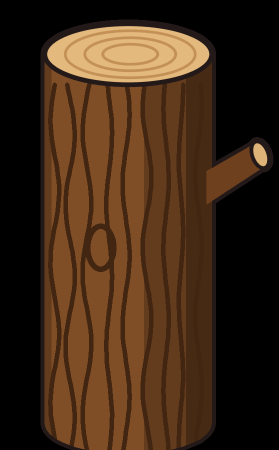
#> input picture assets/log.png, 279 x 450 px
$ python simulate.py out.png
#> lines starting #> are read from the running program, lines starting #| are printed output that depends on the picture; after the words box and inside, x2 and y2 are one past the last pixel; in counts of white or black regions, pixels touching at a corner belong together
### shinobicam/effect_engine.py
"""Kawarimi no Jutsu state machine and compositing (independent of gesture detection)."""
from __future__ import annotations

import logging
import math
from dataclasses import dataclass
from enum import Enum
from pathlib import Path

import cv2
import numpy as np

from .config import LOG_SPRITE_RELPATH, resource_path
from .smoke_renderer import SmokeRenderer

log = logging.getLogger(__name__)


class Phase(str, Enum):
    IDLE = "IDLE"
    SMOKE_IN = "SMOKE_IN"
    SUBSTITUTION = "SUBSTITUTION"
    SMOKE_OUT = "SMOKE_OUT"
    COOLDOWN = "COOLDOWN"


@dataclass
class Timing:
    smoke_in: float = 0.5
    substitution: float = 2.0
    smoke_out: float = 0.5
    cooldown: float = 4.0


@dataclass
class Anchor:
    cloud_center: tuple[float, float]
    cloud_radii: tuple[float, float]
    log_center: tuple[float, float]
    log_height: float


def anchor_for(shape, person_box=None, hands_center=None) -> Anchor:
    """Where to put the cloud and the log: person bbox (from the plate) > hands (seal at chest) > frame center."""
    H, W = shape[:2]
    if person_box is not None:
        x, y, w, h = person_box
        cx = x + w / 2
        return Anchor((cx, y + h / 2), (min(max(0.62 * w, 0.2 * W), 0.6 * W), min(max(0.6 * h, 0.3 * H), 0.65 * H)),
                      (cx, y + 0.62 * h), float(np.clip(0.85 * h, 0.4 * H, 0.85 * H)))
    cx = hands_center[0] if hands_center is not None else W / 2
    torso_y = hands_center[1] + 0.05 * H if hands_center is not None else 0.65 * H
    return Anchor((cx, 0.55 * H), (0.33 * W, 0.55 * H), (cx, min(torso_y, 0.8 * H)), 0.6 * H)


# ---------------------------------------------------------------- sprites

# [61 lines left out: function make_log_sprite, not called in this run]


def load_log_sprite(custom: str = "") -> tuple[np.ndarray, str]:
    """(BGRA sprite, source description). Falls back from custom PNG to bundled asset to procedural."""
    for path in ([Path(custom)] if custom else []) + [resource_path(LOG_SPRITE_RELPATH)]:
        try:
            img = cv2.imdecode(np.fromfile(str(path), np.uint8), cv2.IMREAD_UNCHANGED)  # unicode-safe on Windows
        except (OSError, ValueError):
            img = None
        if img is None or img.ndim != 3 or min(img.shape[:2]) < 8:
            log.warning("sprite tronco non caricabile: %s", path)
            continue
        if img.shape[2] == 3:
            img = np.dstack([img, np.full(img.shape[:2], 255, np.uint8)])
        return img, str(path)
    return make_log_sprite(), "procedurale"


def overlay_rgba(dst: np.ndarray, src: np.ndarray, cx: float, cy: float) -> None:
    """Alpha-blend BGRA `src` centered at (cx, cy) into BGR `dst` in place, clipped to the frame."""
    h, w = src.shape[:2]
    x0, y0 = int(round(cx - w / 2)), int(round(cy - h / 2))
    dx0, dy0 = max(x0, 0), max(y0, 0)
    dx1, dy1 = min(x0 + w, dst.shape[1]), min(y0 + h, dst.shape[0])
    if dx0 >= dx1 or dy0 >= dy1:
        return
    s = src[dy0 - y0:dy1 - y0, dx0 - x0:dx1 - x0]
    a = s[:, :, 3:4].astype(np.float32) / 255.0
    roi = dst[dy0:dy1, dx0:dx1]
    roi[:] = (s[:, :, :3] * a + roi * (1.0 - a)).astype(np.uint8)


def rotate_rgba(img: np.ndarray, angle_deg: float) -> np.ndarray:
    h, w = img.shape[:2]
    m = cv2.getRotationMatrix2D((w / 2, h / 2), angle_deg, 1.0)
    c, s = abs(m[0, 0]), abs(m[0, 1])
    nw, nh = int(h * s + w * c) + 2, int(h * c + w * s) + 2
    m[0, 2] += nw / 2 - w / 2
    m[1, 2] += nh / 2 - h / 2
    return cv2.warpAffine(img, m, (nw, nh), flags=cv2.INTER_LINEAR, borderMode=cv2.BORDER_CONSTANT, borderValue=(0, 0, 0, 0))


# ---------------------------------------------------------------- engine

class EffectEngine:
    """IDLE -> SMOKE_IN -> SUBSTITUTION -> SMOKE_OUT -> COOLDOWN -> IDLE. Times are passed in (testable)."""

    def __init__(self, log_sprite: np.ndarray, timing: Timing | None = None, smoke: SmokeRenderer | None = None):
        self.timing = timing or Timing()
        self.smoke = smoke or SmokeRenderer()
        self.log_sprite = log_sprite
        self.phase = Phase.IDLE
        self.simplified = False      # True when the run had no background plate
        self._t0 = 0.0
        self._anchor: Anchor | None = None
        self._sprite: np.ndarray | None = None
        self._out_burst = False

    # times relative to the trigger
    def _marks(self):
        t = self.timing
        t1 = t.smoke_in
        t2 = t1 + t.substitution
        return t1, t2, t2 + 0.5 * t.smoke_out, t2 + t.smoke_out, t2 + t.smoke_out + t.cooldown

    def trigger(self, now: float, anchor: Anchor) -> bool:
        """Start the jutsu. Ignored (False) unless IDLE: no double activation mid-animation or in cooldown."""
        self.update(now)
        if self.phase is not Phase.IDLE:
            return False
        self._t0, self._anchor, self._out_burst = now, anchor, False
        h = max(int(anchor.log_height), 16)
        sh, sw = self.log_sprite.shape[:2]
        self._sprite = cv2.resize(self.log_sprite, (max(int(sw * h / sh), 8), h), interpolation=cv2.INTER_AREA)
        self.smoke.burst(anchor.cloud_center, anchor.cloud_radii, now, self.timing.smoke_in, 0.9)
        self.phase = Phase.SMOKE_IN
        return True

    def reset(self) -> None:
        self.phase = Phase.IDLE
        self.smoke.clear()

    def update(self, now: float) -> Phase:
        if self.phase is Phase.IDLE:
            return self.phase
        t1, t2, _, t3, t4 = self._marks()
        e = now - self._t0
        if e >= t2 and not self._out_burst:
            self._out_burst = True
            a = self._anchor
            self.smoke.burst(a.cloud_center, a.cloud_radii, self._t0 + t2, 0.5 * self.timing.smoke_out, 0.8)
        self.phase = (Phase.SMOKE_IN if e < t1 else Phase.SUBSTITUTION if e < t2 else
                      Phase.SMOKE_OUT if e < t3 else Phase.COOLDOWN if e < t4 else Phase.IDLE)
        return self.phase

    def substituted(self, now: float) -> bool:
        """Scene swap happens only while the smoke is at full opacity."""
        if self.phase is Phase.IDLE:
            return False
        t1, _, t_back, _, _ = self._marks()
        return t1 <= now - self._t0 < t_back

    def render(self, frame: np.ndarray, now: float, plate: np.ndarray | None = None) -> np.ndarray:
        """Output frame for `now`. Without a plate the person stays visible (simplified mode)."""
        self.update(now)
        out = frame
        if self.substituted(now):
            self.simplified = plate is None
            out = (plate if plate is not None else frame).copy()
            t = now - self._t0 - self.timing.smoke_in
            a = self._anchor
            drop = -0.12 * a.log_height * max(0.0, 1 - t / 0.25) ** 2
            wobble = 9.0 * math.exp(-t / 0.35) * math.sin(2 * math.pi * 2.5 * t)
            bob = -0.03 * a.log_height * math.exp(-t / 0.25) * abs(math.sin(2 * math.pi * 2.5 * t))
            overlay_rgba(out, rotate_rgba(self._sprite, 4.0 + wobble), a.log_center[0], a.log_center[1] + drop + bob)
        return self.smoke.render(out, now)

### shinobicam/background_manager.py
"""Clean background plate (scene without the person) and person localisation by difference."""
from __future__ import annotations

import logging
from pathlib import Path

import cv2
import numpy as np

log = logging.getLogger(__name__)


class BackgroundManager:
    COUNTDOWN_S = 5.0
    CAPTURE_S = 1.5

    def __init__(self, path: Path):
        self.path = Path(path)
        self.plate: np.ndarray | None = None
        self._capture_from: float | None = None
        self._acc: np.ndarray | None = None
        self._n = 0
        img = cv2.imread(str(self.path)) if self.path.is_file() else None
        if img is not None:
            self.plate = img

    # ------------------------------------------------------------ capture
    @property
    def capturing(self) -> bool:
        return self._capture_from is not None

    def start_capture(self, now: float) -> None:
        self._capture_from = now + self.COUNTDOWN_S
        self._acc, self._n = None, 0

    def cancel_capture(self) -> None:
        self._capture_from = None

    # [28 lines left out: functions feed, remaining, message, not called in this run]

    def clear(self) -> None:
        self.plate = None
        self.path.unlink(missing_ok=True)

    # ------------------------------------------------------------ use
    def plate_for(self, shape) -> np.ndarray | None:
        """The plate only if it matches the current resolution (otherwise recalibration is needed)."""
        if self.plate is None or self.plate.shape != tuple(shape):
            return None
        return self.plate

    def person_bbox(self, frame: np.ndarray, thresh: int = 35) -> tuple[int, int, int, int] | None:
        """(x, y, w, h) of the largest region differing from the plate."""
        plate = self.plate_for(frame.shape)
        if plate is None:
            return None
        s = 4
        small = cv2.resize(frame, (frame.shape[1] // s, frame.shape[0] // s), interpolation=cv2.INTER_AREA)
        bg = cv2.resize(plate, (small.shape[1], small.shape[0]), interpolation=cv2.INTER_AREA)
        diff = cv2.absdiff(small, bg).max(axis=2)
        mask = (cv2.GaussianBlur(diff, (5, 5), 0) > thresh).astype(np.uint8)
        mask = cv2.morphologyEx(mask, cv2.MORPH_OPEN, np.ones((3, 3), np.uint8))
        mask = cv2.morphologyEx(mask, cv2.MORPH_CLOSE, np.ones((9, 9), np.uint8))
        contours, _ = cv2.findContours(mask, cv2.RETR_EXTERNAL, cv2.CHAIN_APPROX_SIMPLE)
        if not contours:
            return None
        c = max(contours, key=cv2.contourArea)
        if cv2.contourArea(c) < 0.02 * mask.size:
            return None
        x, y, w, h = cv2.boundingRect(c)
        return x * s, y * s, w * s, h * s

### shinobicam/smoke_renderer.py
"""Anime-style smoke cloud: puffs rendered on a low-res alpha map, shaded, then composited once."""
from __future__ import annotations

import math
from dataclasses import dataclass

import cv2
import numpy as np


@dataclass
class Puff:
    x: float
    y: float
    vx: float
    vy: float
    r: float          # full radius (output pixels)
    t0: float         # spawn time
    peak: float       # absolute time of full size
    end: float        # absolute time fully faded
    start_scale: float = 0.3

    def state(self, now: float):
        """(x, y, radius, alpha) at `now`, or None when not alive."""
        if now < self.t0 or now >= self.end:
            return None
        if now < self.peak:
            k = (now - self.t0) / max(self.peak - self.t0, 1e-6)
            k = 1 - (1 - k) ** 3                      # ease-out growth
            return self.x, self.y, self.r * (self.start_scale + (1 - self.start_scale) * k), 1.0
        u = (now - self.peak) / max(self.end - self.peak, 1e-6)
        drift = (now - self.peak)
        return (self.x + self.vx * drift, self.y + self.vy * drift,
                self.r * (1 + 0.35 * u), (1 - u) ** 1.6)


class SmokeRenderer:
    """Bursts are guaranteed opaque inside their ellipse at peak time (dense puff grid)."""

    SCALE = 4  # alpha map resolution divisor

    def __init__(self, rng: np.random.Generator | None = None):
        self.rng = rng or np.random.default_rng()
        self.puffs: list[Puff] = []

    def clear(self) -> None:
        self.puffs.clear()

    def active(self, now: float) -> bool:
        return any(p.end > now for p in self.puffs)

    def burst(self, center, radii, now: float, peak_s: float, fade_s: float) -> None:
        cx, cy = center
        rx, ry = radii
        rng = self.rng
        s = 0.33 * min(rx, ry)            # grid spacing; puff radius 1.0*s covers the gaps fully
        peak = now + peak_s
        reach = 1.0 + 0.6 * s / min(rx, ry)  # grid slightly past the rim so the rim itself is covered
        for gy in np.arange(-ry * reach, ry * reach + 1e-6, s):
            for gx in np.arange(-rx * reach, rx * reach + 1e-6, s):
                if math.hypot(gx / rx, gy / ry) > reach:
                    continue
                x = cx + gx + rng.uniform(-0.06, 0.06) * s
                y = cy + gy + rng.uniform(-0.06, 0.06) * s
                d = math.hypot(gx / rx, gy / ry) + 1e-6
                speed = rng.uniform(0.15, 0.45) * min(rx, ry)
                # outer puffs appear later: the cloud grows from the centre instead of popping in as dots
                self.puffs.append(Puff(x, y, speed * gx / rx / d, speed * gy / ry / d - 0.2 * speed,
                                       s * rng.uniform(1.0, 1.15), now + 0.55 * peak_s * min(d, 1.0), peak,
                                       peak + fade_s * rng.uniform(0.75, 1.25), start_scale=0.15))
        # Scalloped rim: the puffy anime silhouette.
        n = 18
        for i in range(n):
            a = 2 * math.pi * (i + rng.uniform(-0.2, 0.2)) / n
            ex, ey = math.cos(a), math.sin(a)
            speed = rng.uniform(0.3, 0.7) * min(rx, ry)
            self.puffs.append(Puff(cx + rx * ex, cy + ry * ey, speed * ex, speed * ey - 0.2 * speed,
                                   s * rng.uniform(0.9, 1.4), now + 0.5 * peak_s, peak - 0.2 * peak_s * rng.uniform(0, 1),
                                   peak + fade_s * rng.uniform(0.5, 1.0), start_scale=0.1))
        # Wisps flying out of the cloud.
        for _ in range(14):
            a = rng.uniform(0, 2 * math.pi)
            speed = rng.uniform(0.8, 1.6) * min(rx, ry)
            self.puffs.append(Puff(cx + 0.8 * rx * math.cos(a), cy + 0.8 * ry * math.sin(a),
                                   speed * math.cos(a), speed * math.sin(a), s * rng.uniform(0.3, 0.6),
                                   now + peak_s * 0.5, peak, peak + fade_s * rng.uniform(0.4, 0.9), start_scale=0.5))

    def alpha_map(self, shape, now: float) -> np.ndarray | None:
        """Low-res float32 alpha (H/SCALE, W/SCALE) or None when nothing is visible."""
        self.puffs = [p for p in self.puffs if p.end > now]
        h, w = shape[0] // self.SCALE, shape[1] // self.SCALE
        mask = np.zeros((h, w), np.float32)
        drawn = False
        for p in self.puffs:
            st = p.state(now)
            if st is None:
                continue
            x, y, r, a = st[0] / self.SCALE, st[1] / self.SCALE, st[2] / self.SCALE, st[3]
            x0, x1 = max(int(x - r) - 1, 0), min(int(x + r) + 2, w)
            y0, y1 = max(int(y - r) - 1, 0), min(int(y + r) + 2, h)
            if x0 >= x1 or y0 >= y1 or a <= 0.003:
                continue
            yy, xx = np.ogrid[y0:y1, x0:x1]
            d = np.sqrt((xx - x) ** 2 + (yy - y) ** 2)
            edge = max(1.0, 0.12 * r)
            disc = np.clip((r - d) / edge, 0.0, 1.0) * a
            np.maximum(mask[y0:y1, x0:x1], disc.astype(np.float32), out=mask[y0:y1, x0:x1])
            drawn = True
        return mask if drawn else None

    def render(self, frame: np.ndarray, now: float) -> np.ndarray:
        mask = self.alpha_map(frame.shape, now)
        if mask is None:
            return frame
        h, w = frame.shape[:2]
        # Bright core, grey rims, dark cel outline.
        k = max(3, (min(mask.shape) // 6) | 1)
        shade = cv2.GaussianBlur(mask, (k, k), 0)
        color = 170.0 + 85.0 * np.clip(shade * 1.25, 0, 1)
        solid = (mask > 0.5).astype(np.uint8)
        outline = solid - cv2.erode(solid, np.ones((3, 3), np.uint8))
        color[outline > 0] = 105.0
        alpha = cv2.resize(mask, (w, h), interpolation=cv2.INTER_LINEAR)
        color = cv2.resize(color.astype(np.float32), (w, h), interpolation=cv2.INTER_LINEAR)
        gray = np.clip(color, 0, 255).astype(np.uint8)
        smoke = cv2.merge([gray, gray, np.clip(color + 4, 0, 255).astype(np.uint8)])
        return cv2.blendLinear(smoke, frame, alpha, 1.0 - alpha)

### shinobicam/config.py
"""Settings, user data paths and bundled-resource lookup (dev and PyInstaller)."""
from __future__ import annotations

import dataclasses
import json
import logging
import os
import sys
from dataclasses import dataclass
from pathlib import Path

APP_NAME = "ShinobiCam"
log = logging.getLogger(__name__)

RESOLUTIONS = {"1280x720": (1280, 720), "640x360": (640, 360), "640x480": (640, 480)}
FPS_CHOICES = (30, 24, 15)
BACKENDS = ("obs", "unitycapture") if sys.platform == "win32" else ("obs",)
MODEL_RELPATH = "models/hand_landmarker.task"
LOG_SPRITE_RELPATH = "assets/log.png"


def resource_path(relpath: str) -> Path:
    """Read-only bundled file: next to the package in dev, inside _MEIPASS when frozen."""
    base = getattr(sys, "_MEIPASS", None) or Path(__file__).resolve().parent.parent
    return Path(base) / relpath


# [13 lines left out: function data_dir, not called in this run]


@dataclass
class Settings:
    camera_index: int = 0
    width: int = 1280
    height: int = 720
    fps: int = 30
    backend: str = "obs"
    recognition_enabled: bool = True
    threshold: float = 0.6        # minimum gesture confidence (0..1)
    hold_ms: int = 300            # gesture must persist this long
    cooldown_s: float = 4.0
    smoke_ms: int = 500
    substitution_ms: int = 2000
    log_image: str = ""           # custom PNG, empty = bundled log
    debug: bool = False
    autostart: bool = False       # start the virtual camera when the app opens

    # [19 lines left out: function load, not called in this run]

    def save(self, path: Path | None = None) -> None:
        path = path or data_dir() / "settings.json"
        path.write_text(json.dumps(dataclasses.asdict(self), indent=2), encoding="utf-8")

### shinobicam/simulate.py
"""Offline simulation of the jutsu (no webcam, no Teams): renders a video file.

    python -m shinobicam.simulate out.mp4 [--background bg.png --person person.png] [--no-plate]
"""
from __future__ import annotations

import argparse
from pathlib import Path

import cv2
import numpy as np

from .background_manager import BackgroundManager
from .effect_engine import EffectEngine, Timing, anchor_for, load_log_sprite


def synthetic_scene(w: int = 1280, h: int = 720):
    """A room (plate) and the same room with a stylised person in front."""
#> called with w = 1280, h = 720
    bg = np.zeros((h, w, 3), np.uint8)
    bg[:] = np.linspace(170, 120, h, dtype=np.uint8)[:, None, None] * np.array([1.0, 0.95, 0.85])
    cv2.rectangle(bg, (int(w * .08), int(h * .12)), (int(w * .3), int(h * .55)), (90, 130, 60), -1)    # window/plant
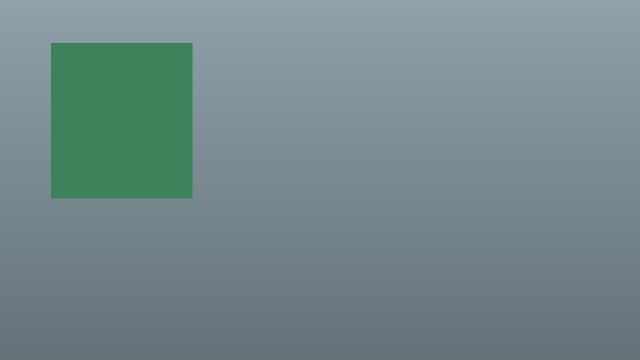
#> bg: shape (720, 1280, 3) (shown at 1/2 size); mean of channels 0, 1, 2 138.5, 135.4, 115.7; drawn as B, G, R
    cv2.rectangle(bg, (int(w * .72), int(h * .2)), (int(w * .95), int(h * .9)), (60, 90, 140), -1)     # bookshelf
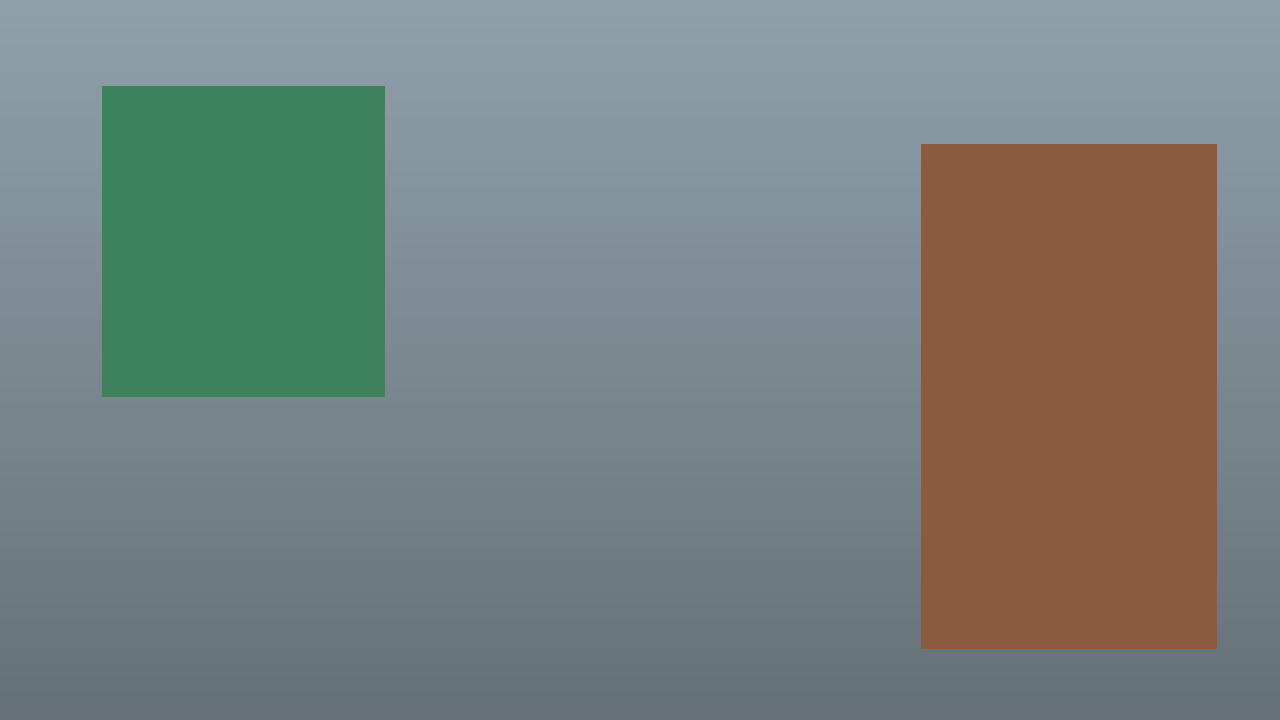
#> bg: shape (720, 1280, 3); 16.22% of pixels changed, all inside (x1, y1, x2, y2) = (921, 144, 1217, 649); drawn as B, G, R
    for i in range(5):
        y = int(h * (.28 + i * .13))
        cv2.line(bg, (int(w * .72), y), (int(w * .95), y), (40, 60, 95), 6)
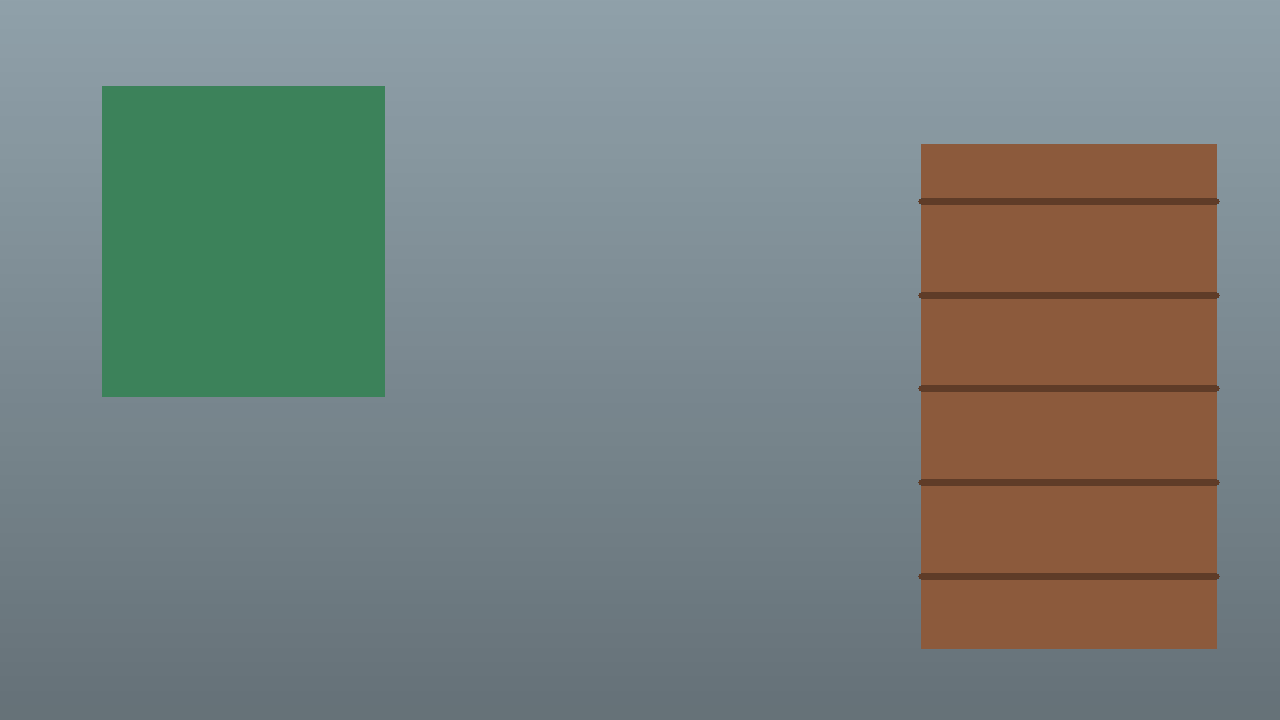
#> bg: shape (720, 1280, 3); 1.14% of pixels changed, all inside (x1, y1, x2, y2) = (918, 198, 1220, 580); drawn as B, G, R
    person = bg.copy()
    cv2.ellipse(person, (w // 2, int(h * .95)), (int(w * .22), int(h * .42)), 0, 180, 360, (70, 50, 160), -1)   # torso
    cv2.circle(person, (w // 2, int(h * .36)), int(h * .14), (140, 170, 215), -1)                              # head
    cv2.ellipse(person, (w // 2, int(h * .27)), (int(h * .15), int(h * .08)), 0, 180, 360, (30, 30, 40), -1)   # hair
    return bg, person


def run(out: Path, bg: np.ndarray, person: np.ndarray, use_plate: bool, fps: int = 30, seconds: float = 6.0,
        frames_dir: Path | None = None) -> None:
#> called with use_plate = True, fps = 30, seconds = 6
    h, w = person.shape[:2]
    bm = BackgroundManager(out.with_suffix(".plate.png"))
    bm.plate = bg if use_plate else None
    sprite, _ = load_log_sprite()
#> in load_log_sprite, img is the input picture: shape (450, 279, 4); mean B, G, R, A 22.3, 41.2, 64, 154.2
    engine = EffectEngine(sprite, Timing())
    writer = cv2.VideoWriter(str(out), cv2.VideoWriter_fourcc(*"mp4v"), fps, (w, h))
    for i in range(int(seconds * fps)):
        now = i / fps
        if i == fps // 2:
            engine.trigger(now, anchor_for(person.shape, bm.person_bbox(person)))
        frame = engine.render(person, now, bm.plate_for(person.shape))
        cv2.putText(frame, f"{now:4.2f}s {engine.phase.value}", (16, 32), cv2.FONT_HERSHEY_SIMPLEX, 0.8, (0, 0, 255), 2)
        writer.write(frame)
        if frames_dir is not None and i % 3 == 0:
            frames_dir.mkdir(parents=True, exist_ok=True)
            cv2.imwrite(str(frames_dir / f"f{i:03d}.jpg"), frame)
#> this loop made 180 passes
#> (the rest of the program and of its run is left out)
